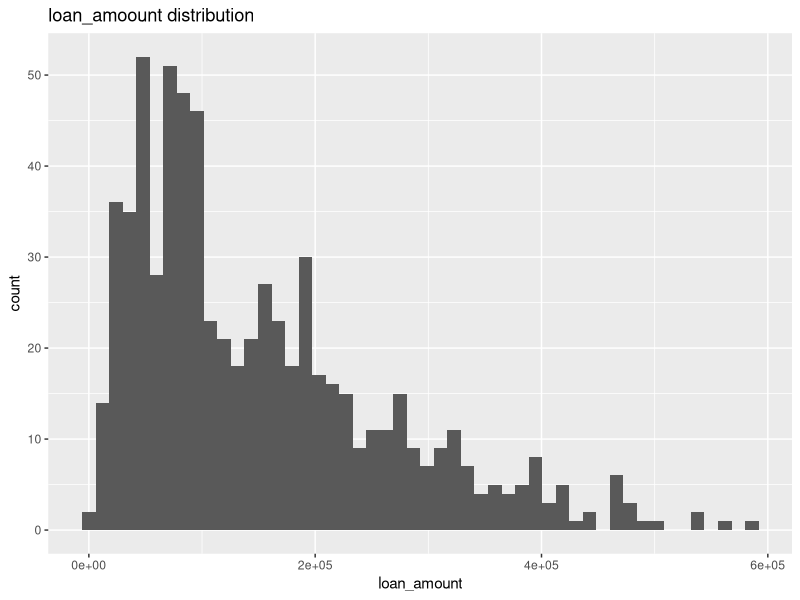
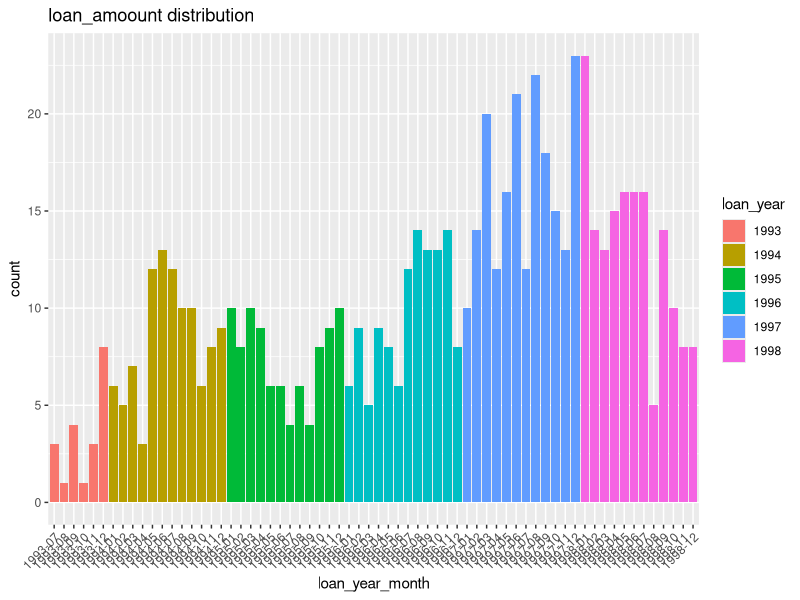

The R source for these figures, in order:
## ---- chunk 1
knitr::opts_chunk$set(echo = TRUE)
## ---- chunk 2
library(tidyverse)
## ---- chunk 3
df = read.csv('accounts_analytical.csv')
## ---- chunk 4
df %>% select(c('loan_amount')) %>% drop_na(.) %>% 
  ggplot(aes(x=loan_amount))+
  geom_histogram(bins = 50)+
  ggtitle('loan_amoount distribution')

## ---- chunk 5
na.rm <- function(x){gsub("^$", NA, trimws(x))}
df$loan_date = sapply(df$loan_date,na.rm)

df %>% select(c('loan_date')) %>% 
  drop_na(.) %>% 
  mutate(loan_year_month = substring(loan_date,0,7)) %>%
  mutate(loan_year = substring(loan_date,0,4)) %>%
  ggplot(aes(x=loan_year_month,fill = loan_year))+
  geom_bar(stat = "count")+
  ggtitle('loan_amoount distribution')+
  theme(axis.text.x = element_text(angle = 45, vjust = 1, hjust=1))

